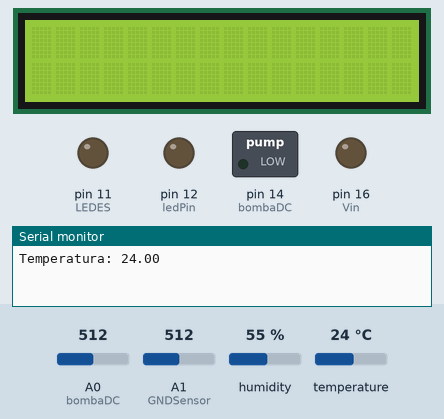
Simulated run of this sketch. Board: Arduino Uno, built with avr-gcc and run on an emulated ATmega328P. Parts: 16×2 character LCD, switched loads named in the sketch (green lamp = pin HIGH), output pins drawn as LEDs (lit = HIGH), the last lines printed to the serial monitor. Inputs (shaded band) come from the test bench; at power-on: A1 (GNDSensor) = 512, A0 (bombaDC) = 512, temperature 24 °C, humidity 55 %.

Above: at 1.2 s.
1.3 s: A1 (GNDSensor) set to 685
7.3 s: A1 (GNDSensor) set to 710
At 9.0 s:
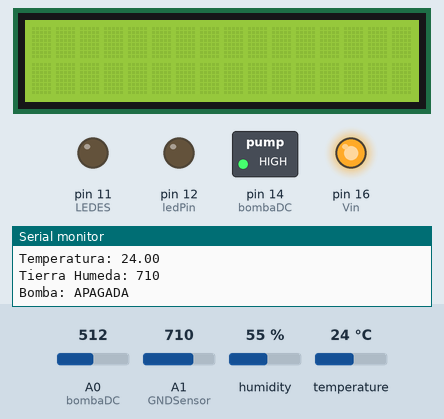
13.3 s: A0 (bombaDC) set to 503
At 18.9 s:
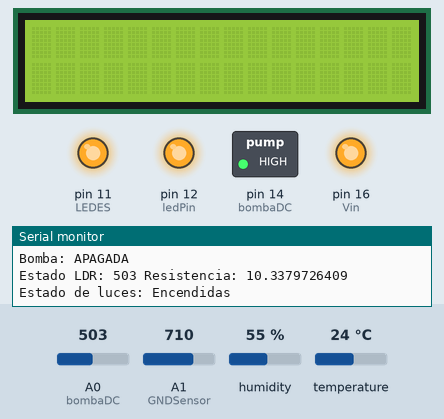
19.3 s: temperature set to 25.5 °C
At 29.5 s:
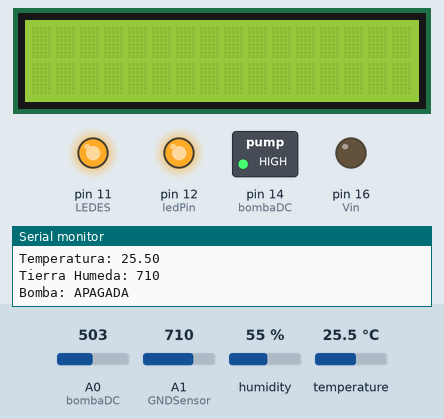
30.6 s: A0 (bombaDC) set to 716
At 32.7 s:
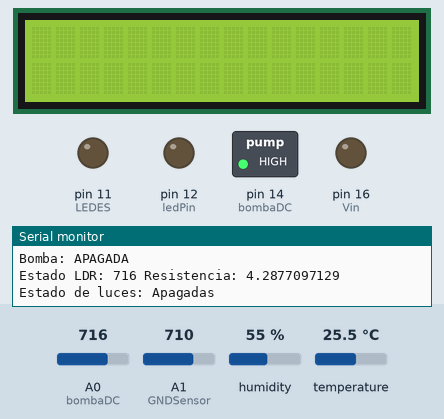
36.6 s: A0 (bombaDC) set to 306
At 39.6 s:
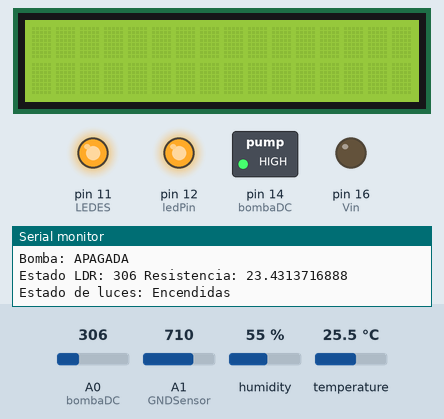
Timing chart, 0 to 41.1 s (numbered marks = the images above; inputs shaded):
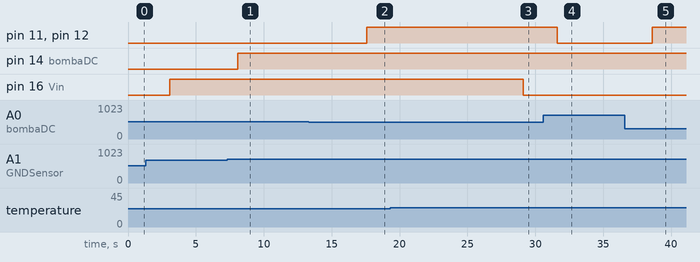

Measured:
- the behaviour switches between 699 and 700 on A1 (GNDSensor) (found by bisection; images 0 and 1)
- the behaviour switches between 512 and 511 on A0 (bombaDC) (found by bisection; images 1 and 2)
- the behaviour switches between 25 and 25.1 °C on temperature (found by bisection; images 2 and 3)
- after the input at 7.3 s, pin 14 (bombaDC): LOW → HIGH after 0.78 s
- after the input at 13.3 s, pin 11 (LEDES), pin 12 (ledPin): LOW → HIGH after 4.3 s
- after the input at 19.3 s, pin 16 (Vin): HIGH → LOW after 9.8 s
- after the input at 30.6 s, pin 11 (LEDES), pin 12 (ledPin): HIGH → LOW after 1.0 s
- after the input at 36.6 s, pin 11 (LEDES), pin 12 (ledPin): LOW → HIGH after 2.0 s

The sketch:

SistemaPrincipal.ino
```cpp
/*Ambos ventiladores trabajen simultaneamente caliente y que LED se encienda cuando esta frio
 *Variable del sensor de fotoresistencia como contramedida de conteo de horas.
 *2 tiras de Led una para justificar calentador.
 */
//Necesario para el control de la LCD
#include <LiquidCrystal.h>             //Libreria para LCD
LiquidCrystal LCD(7, 6, 5, 4, 3, 2);   //Pines al arduino

//Necesario para sensor de temperatura
#include "DHT.h"                       //Libreria del sensor DTH11/DTH22
#define DHTPIN 8                       //Pin al arduino
#define DHTTYPE DHT22                  //Tipo del sensor
DHT dht(DHTPIN, DHTTYPE);              //Se inicia una variable que será usada por Arduino para comunicarse con el sensor

float frio = 25.00;          //Señal del sensor sobre que el ambiente es demasiado frio
float caliente = 35.00;      //Señal del sensor sobre que el ambiente es demasiado caliente

//Necesario para que trabaje el modulo LDR
int LEDES  = 11;                       //Tira de LEDES
int ledPin = 12;                       //Pin al arduino

//Necesario para sensor de humedad en tierra
int GNDSensor = A1;                   //Pin al arduino

//Necesario para el motorDC de 12V que sera la bomba de agua
int bombaDC = 14;                     //Pin al arduino

//Necesario para Ventiladores del sistema
int Vex = 15;                         //Extractor de aire caliente
int Vin = 16;                         //Inyector de aire caliente

void setup() {
  LCD.begin(16, 2);                   //Dimensión de la LCD
  LCD.clear();                        //Limpieza de la LCD

  pinMode(LEDES, OUTPUT);
  pinMode(ledPin, OUTPUT);            //Inicialización LED indicador de LDR
  pinMode(bombaDC, OUTPUT);           //Inicialización de la bomba de agua
  pinMode(Vex, OUTPUT);               //Inicializacion de extractor
  pinMode(Vin, OUTPUT);               //Inicializacion de inyector

  Serial.begin(9600);                 //Inicialización del monitor serial a 9600 baudios

  dht.begin();                        //Inicialización del sensor DTH22
}

void loop() {

  ctrlVentiladores();
  ctrlBombaDC();
  ctrlLEDes();

}

void ctrlVentiladores() {
  float tmp = dht.readTemperature(); //Se lee la temperatura del ambiente

  Serial.print("Temperatura: ");     //Se imprimen la temperatura del ambiente
  Serial.println(tmp);               //Se captura dato de temperatura del sensor
  delay(3000);                       //Latencia de 2 segundos (2000 milisengundos)

  if (tmp <= frio)                   //Si el ambiente esta frio
  {
    digitalWrite(Vin, HIGH);         //Encender el ventilador inyector de aire caliente
  }
  else if (tmp >= caliente)          //Si el ambiente esta caliente
  {
    digitalWrite(Vex, HIGH);         //Encender el ventilador que es extractor de aire caliente
  }
  else                               //Si la temperatura esta tibia
  {
    digitalWrite(Vin, LOW);          //Apagar inyector de aire caliente
    digitalWrite(Vex, LOW);          //Apagar extractor de aire caliente
  }
} /*Fin del ctrlVentiladores*/

void ctrlBombaDC() {
  int valorSensor;
  valorSensor = analogRead(GNDSensor);  //Captura de la señal del sensor de humedad en tierra

  int StdHumedo = 700;                  //Umbral donde la tierra esta humeda
  int StdSeco = 500;                    //Umbral donde la tierra esta seca

  int espera = 2000;                    //Cada segundo refrescar data

  if (valorSensor >= StdHumedo ) {
    digitalWrite(bombaDC, HIGH);

    Serial.print("Tierra Humeda: ");
    Serial.println (valorSensor);
    Serial.print("Bomba: APAGADA");
    Serial.println();
    delay(espera);
  }
  else if (valorSensor <= StdSeco) {
    digitalWrite(bombaDC, LOW);

    Serial.print("Tierra Seca: ");
    Serial.println(valorSensor);
    Serial.print("Bomba: ENCENDIDA");
    Serial.println();
    delay(espera);
  }
}

void ctrlLEDes() {
  int espera = 500;                      //Refrescar cada 500 milisengundos
  int valorSensor = analogRead(0);       //Captura del nivel de luz
  float Rsensor;
  Rsensor = ((float)(1023 - valorSensor) * 10 / valorSensor); //Resistencia del LDR

  const int valorLimite = 10;            //Umbral de la fotoresistencia

  Serial.print("Estado LDR: ");
  Serial.print(valorSensor);
  Serial.print(" Resistencia: ");
  Serial.println(Rsensor, DEC);
  delay(espera);

  if (Rsensor >= valorLimite)            //Si no hay luz en en el invernadero
  {
    digitalWrite(LEDES,  HIGH);          //Encender tira de LEDES
    digitalWrite(ledPin, HIGH);          //Encender LED indicador

    Serial.print("Estado de luces: Encendidas");
    Serial.println();
    delay(espera);
  }
  else
  {
    digitalWrite(LEDES,  LOW);          //Apagar tira de LEDES
    digitalWrite(ledPin, LOW);          //Apagar LED indicador

    Serial.print("Estado de luces: Apagadas");
    Serial.println();
    delay(espera);
  }

Serial.println();
delay(1000);
}
```
